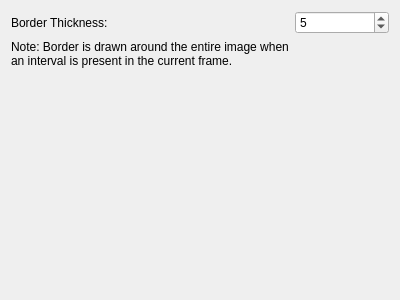
<?xml version="1.0" encoding="UTF-8"?>
<ui version="4.0">
 <class>BorderIntervalStyle_Widget</class>
 <widget class="QWidget" name="BorderIntervalStyle_Widget">
  <property name="geometry">
   <rect>
    <x>0</x>
    <y>0</y>
    <width>400</width>
    <height>300</height>
   </rect>
  </property>
  <property name="windowTitle">
   <string>Form</string>
  </property>
  <layout class="QFormLayout" name="formLayout">
   <item row="0" column="0">
    <widget class="QLabel" name="label_border_thickness">
     <property name="text">
      <string>Border Thickness:</string>
     </property>
    </widget>
   </item>
   <item row="0" column="1">
    <widget class="QSpinBox" name="border_thickness_spinbox">
     <property name="toolTip">
      <string>Thickness of the border drawn around the image in pixels</string>
     </property>
     <property name="minimum">
      <number>1</number>
     </property>
     <property name="maximum">
      <number>50</number>
     </property>
     <property name="value">
      <number>5</number>
     </property>
    </widget>
   </item>
   <item row="1" column="0">
    <widget class="QLabel" name="label_description">
     <property name="text">
      <string>Note: Border is drawn around the entire image when an interval is present in the current frame.</string>
     </property>
     <property name="wordWrap">
      <bool>true</bool>
     </property>
     <property name="alignment">
      <set>Qt::AlignmentFlag::AlignLeading|Qt::AlignmentFlag::AlignLeft|Qt::AlignmentFlag::AlignTop</set>
     </property>
    </widget>
   </item>
  </layout>
 </widget>
 <resources/>
 <connections/>
</ui> 
